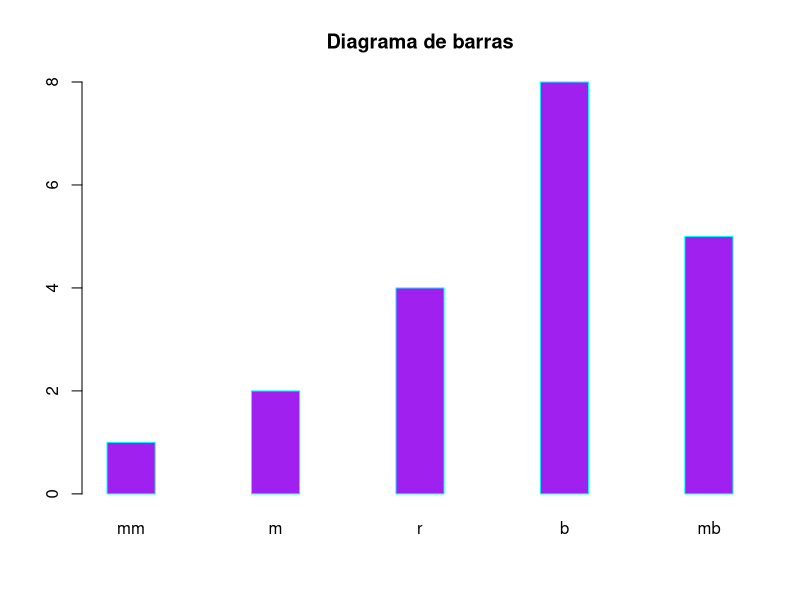
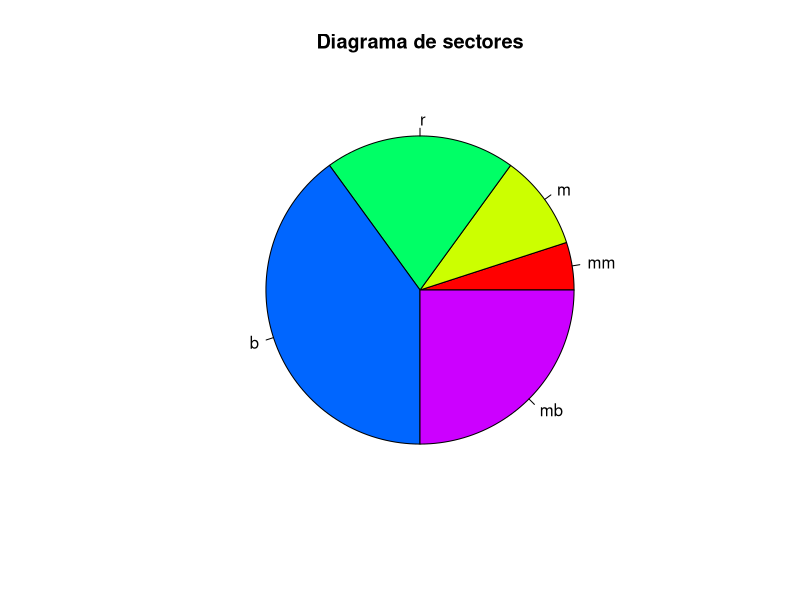
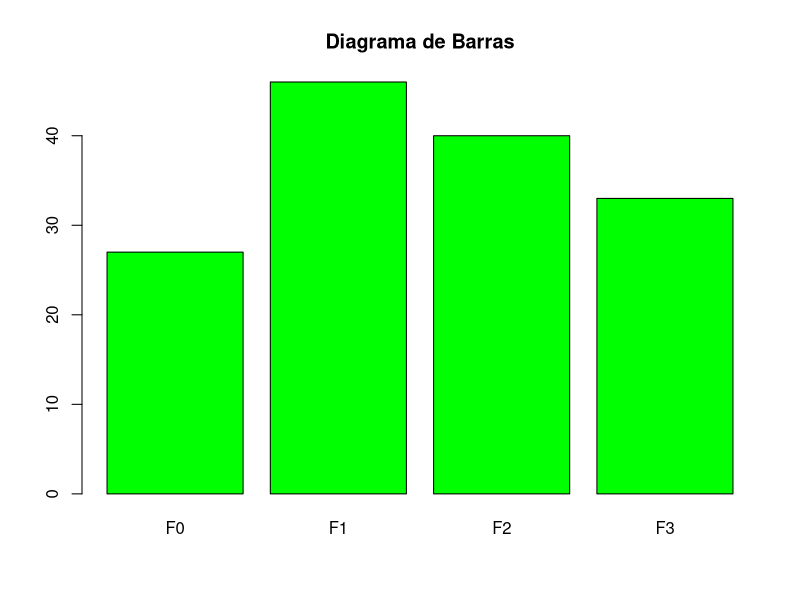
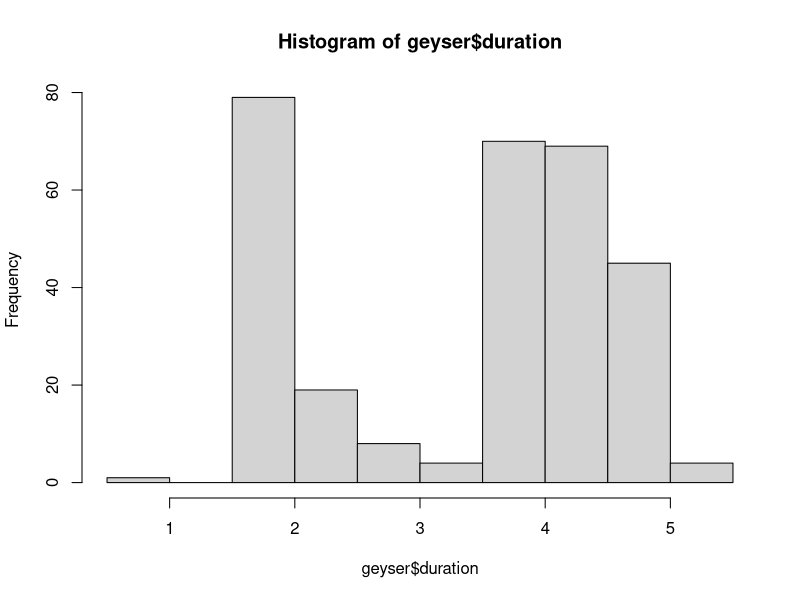
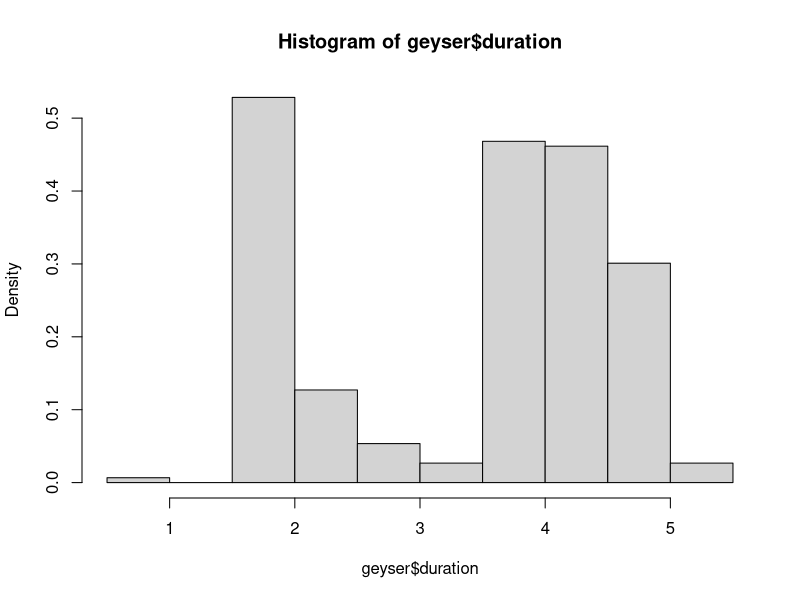
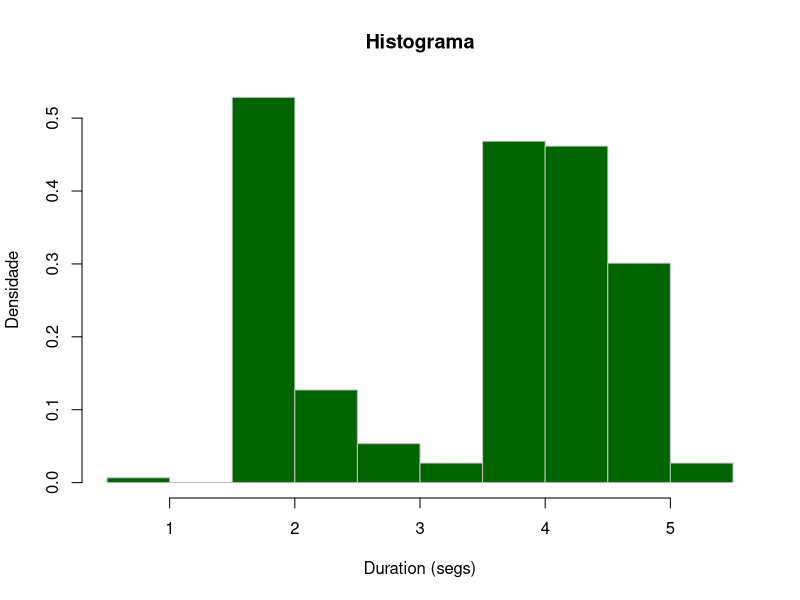
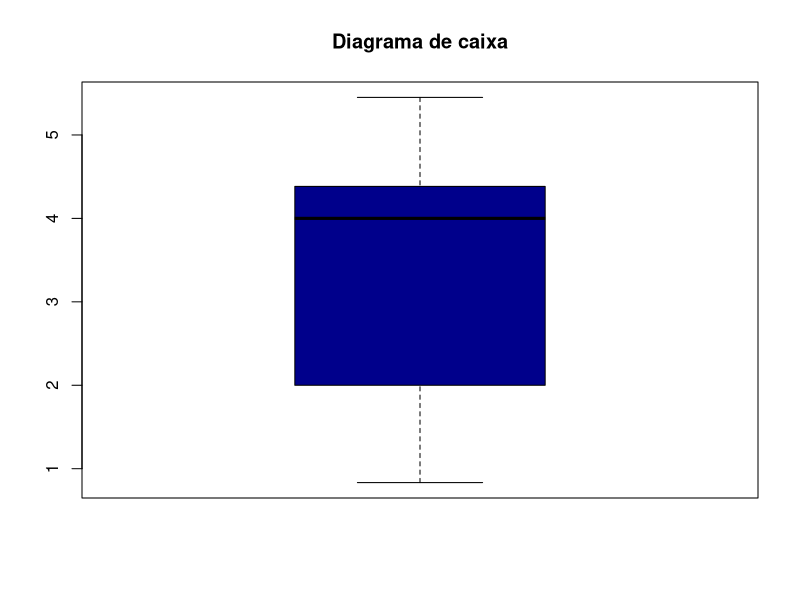
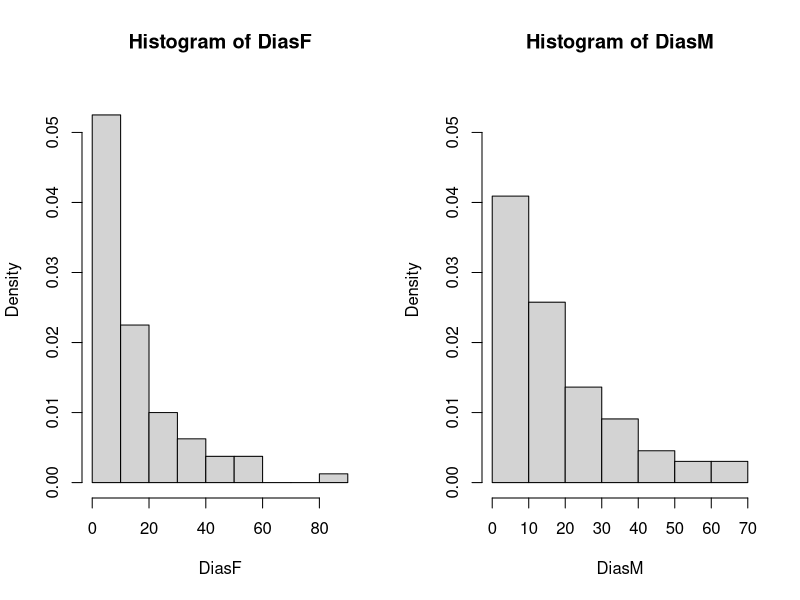

These charts were generated, in order, by the following R code: (Note: this script raises an error after producing the figures.)
#Exercicio1

mostra=c("b","b","r","mb","m","b","b","r","mm",
         "b", "mb","mb", "r", "b", "m", "b", "mb",
         "mb", "b", "r")
#X = Grao de stisfaccion
#Cualitativa ordinal
class(mostra)

mostraf = factor(mostra,levels=c("mm", "m", "r", "b", "mb"))
#factor cinvuerte vector de caracteres en un factoor de R

mostra
mostraf

#fracuencias absolutas
ni=table(mostraf);ni
#frecuencias relativas
n=length(mostraf);n
fi=ni/n;fi
#frecuencias absolutas acumuladas
Ni=cumsum(ni);Ni
#frecuencias relativas acumuladas
Fi=cumsum(fi);Fi

#Taboa de frecuencias
taboa=cbind(ni,fi,Ni,Fi);taboa

#Representación gráfica
barplot(ni, col="purple", border= "cyan", main= "Diagrama de barras", space = 2)
#Diagrama de sectores
pie(ni, main= "Diagrama de sectores", col = rainbow(5))


#Exercicio 2

install.packages("MASS")
library(MASS)
head(quine)
?quine

#Sexo
#Cualitativa nominal
ni=table(quine$Sex)
n=length(quine$Sex)
fi=ni/n
taboa_sex=cbind(ni,fi);taboa_sex

#Idade 
#Cualitativa ordinal (completar, es como el ejercicio 1)

#Taboa de continxencia
tab=table(quine$Sex, quine$Age);tab
addmargins(tab)

#Representar Idade
barplot(table(quine$Age), col = "green", main = "Diagrama de Barras")

#Exercicio 3
head(geyser)
#Duración: cuantitativa continua
hist(geyser$duration) #Con alturas as frec absolutas
hist(geyser$duration, freq=F) #Con alturas as dendidades de frecuencias
hist(geyser$duration, freq=F, col ="darkgreen", xlab="Duration (segs)", 
     ylab="Densidade", main="Histograma", border="gray") 

#Diagrama de caixa
boxplot(geyser$duration, main="Diagrama de caixa", col ="darkblue")

#medidas caracteristicas  
summary(geyser$duration)
quantile(geyser$duration, probs=c(0.25,0.5,0.75))
quantile(geyser$duration, probs=0.1)
median(geyser$duration)

sc2=var(geyser$duration) #Cuasi-varianza
n=length(geyser$duration)
s2=((n-1)/n)*sc2 #vaianza mostral

sc2;s2

sc=sd(geyser$duration) #Cuasi-desviación
s=sqrt((n-1)/n)*sc #Desviacion tipica
sc;s
range(geyser$duration)
diff(range(geyser$duration)) #rango mostra



#Exercicio4
head(quine)
DiasF=quine$Days[quine$Sex=="F"];DiasF
DiasM=quine$Days[quine$Sex=="M"];DiasM

#variable cuantitativa discreta con moitos
#valores polo que a trataremos como unha continua
par(mfrow=c(1,2))
hist(DiasF, freq=F, ylim=c(0,0.055))
hist(DiasM, freq=F, ylim=c(0,0.055))
par(mfrow=c(1,1))

boxplot(quine$Days~quine$Sex)
boxplot(quine$Days~quine$Age)

#medidas caracteristicas para ambos grupos
summary(DiasF)
summary(DiasM)


#Exercicio 5 
head(airquality)
vento=airquality$Wind
hist(vento,breaks=4)
hist(vento, breaks=9)
hist(vento, breaks=14)
hist(vento, breaks=19)

boxplot(vento)

#Hay atipicos segundo o diagrama de caixa
sort(vento)
#Os valores mais altos son os atipicos


#Exercicio proposto

head(mtcars)
?mtcars

#mpg: cuantitativa continua
#cyl:cuantitativa discreta
#disp:cuantitativa continua
#hp: cuantitativa discreta
#drat: cuantitativa continua
#wt: cuantitativa continua
#qsec: cuantitativa continua 
#vs: cualitativa nominal
#am:  cualitativa nominal
#gear: cuantitativa discreta
#carb: cuantitativa discreta

apply(mtcars, 2, summary)

#mpg mediana=19.20 media=20.09, moda= [15,20]
hist(mtcars$mpg)
#HP
n=length(mtcars$hp);n
sc2=var(mtcars$hp);sc2 #Cuasivarianza
s2=((n-1)/n)*sc2;sc #Varianza

sc=sd(mtcars$hp);sc
s=sqrt((n-1)/n)*sc

quantile(mtcars$wt , probs=c(0.25,0.5,0.75))

hist(mtcars$mpg)
boxplot(mtcars$mpg)

boxplot(mtcars$hp)
sort(mtcars$hp) #335 e o atipico

plot(mtcars$hp, mtcars$mpg, pch=16)

#Ejemplo tabla cuantitativas continuas 
clases = cut(datos, breaks = 4, right = F)
ni = table(clases)
fi = prop.table(clases)
Ni = cumsum(fi)
Fi = cumsum(fi)
